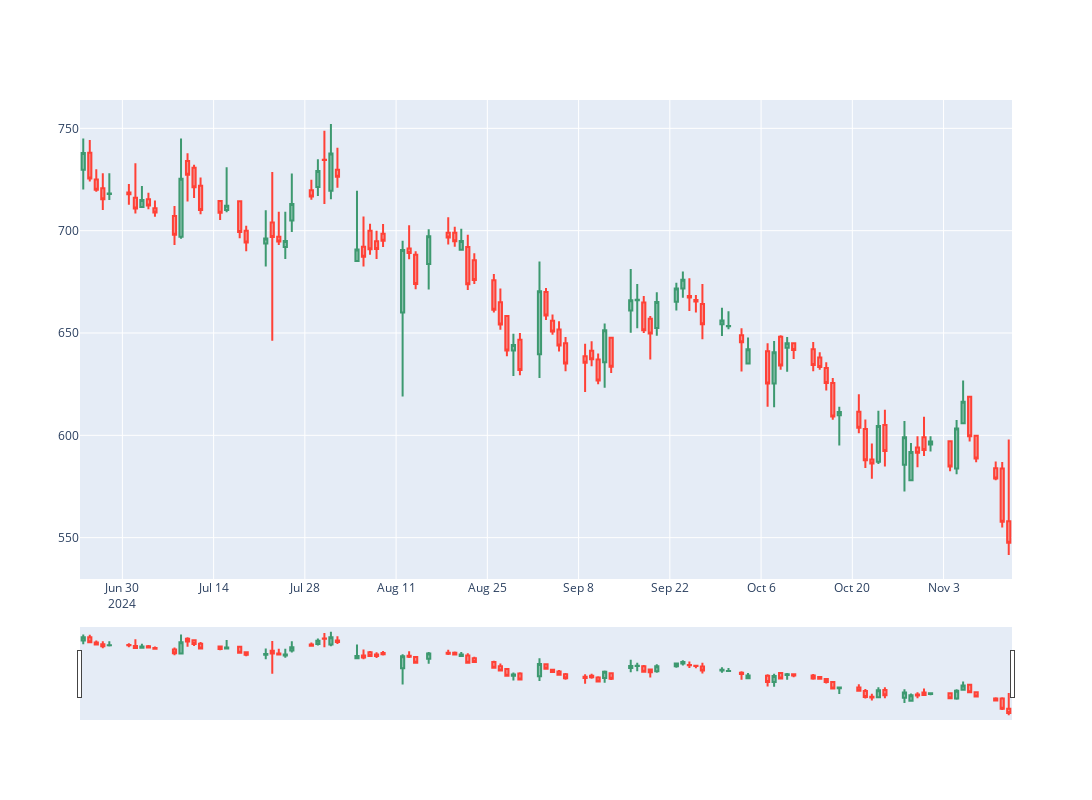

Here is the notebook cell this chart was saved with:
### Code cell
client.candlestick_chart(prices= prices2)
